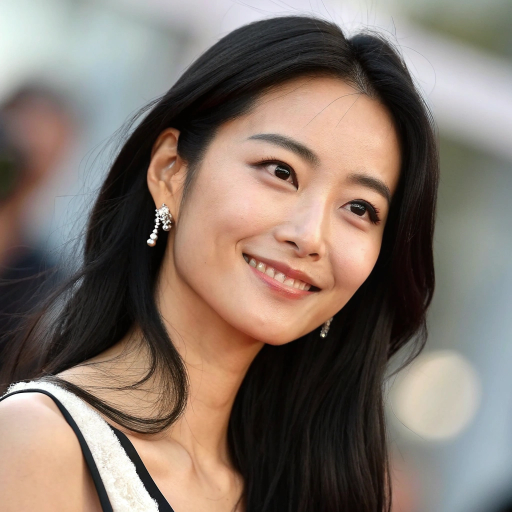
#> input picture face_1.jpg, 1024 x 1024 px (shown at 1/2 size)
$ python test.3.py
#> lines starting #> are read from the running program, lines starting #| are printed output that depends on the picture
import cv2

img = cv2.imread("face_1.jpg")
#> img is the input picture: shape (1024, 1024, 3); mean B, G, R 106.4, 116.4, 130.5

gray = cv2.cvtColor(img, cv2.COLOR_BGR2GRAY)
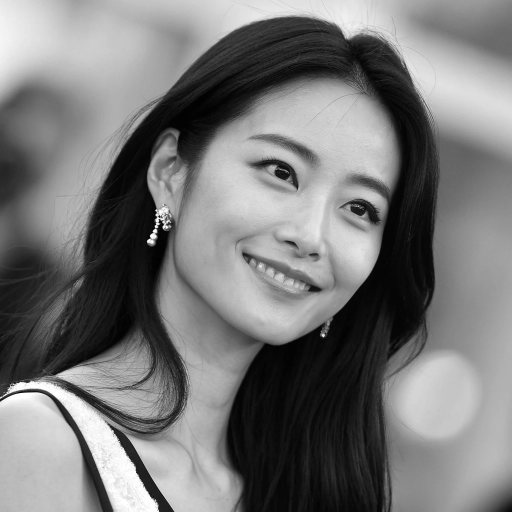
#> gray: shape (1024, 1024) (shown at 1/2 size); min 0, max 255, mean 119.5

a = cv2.resize(gray, (400, 400))
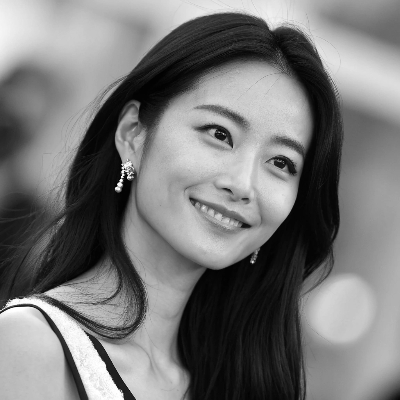
#> a: shape (400, 400); min 1, max 255, mean 119.4

cv2.imshow("My Image", a)

cv2.waitKey(0)

cv2.destroyAllWindows()
